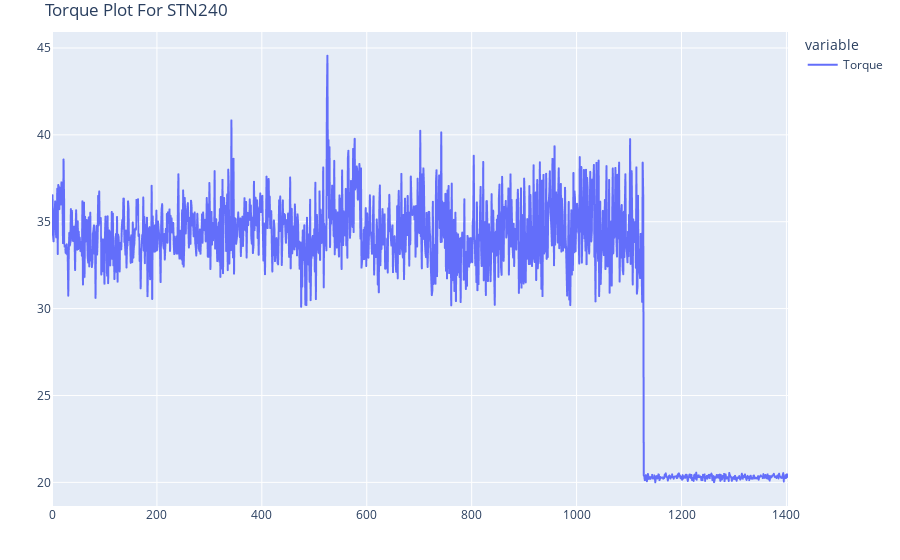

The notebook cell saved with this chart:
### Code cell
fig = px.line(stn240, x = "S/N", y=["Torque"], title= "Torque Plot For STN240")
fig.update_xaxes(title='', visible=True, showticklabels=True)
fig.update_yaxes(title='', visible=True, showticklabels=True)
fig.update_layout(margin = dict(l=32, r=32, t = 32, b = 32))
fig.show()

### Figure 1 — Plotly figure (JSON) as saved in the notebook; plotly's stock layout.template omitted (floating-point values rounded to 4 significant figures; data arrays with more than 128 entries replaced by an {"elided": "..."} marker saying what was removed)
{"data": [{"hovertemplate": "variable=Torque<br>S/N=%{x}<br>value=%{y}<extra></extra>", "legendgroup": "Torque", "line": {"color": "#636efa", "dash": "solid"}, "marker": {"symbol": "circle"}, "mode": "lines", "name": "Torque", "showlegend": true, "type": "scattergl", "x": {"elided": "1404 int values"}, "xaxis": "x", "y": {"elided": "1404 float values"}, "yaxis": "y"}], "layout": {"legend": {"title": {"text": "variable"}, "tracegroupgap": 0}, "margin": {"b": 32, "l": 32, "r": 32, "t": 32}, "title": {"text": "Torque Plot For STN240"}, "xaxis": {"anchor": "y", "domain": [0, 1], "showticklabels": true, "title": {"text": ""}, "visible": true}, "yaxis": {"anchor": "x", "domain": [0, 1], "showticklabels": true, "title": {"text": ""}, "visible": true}}}
